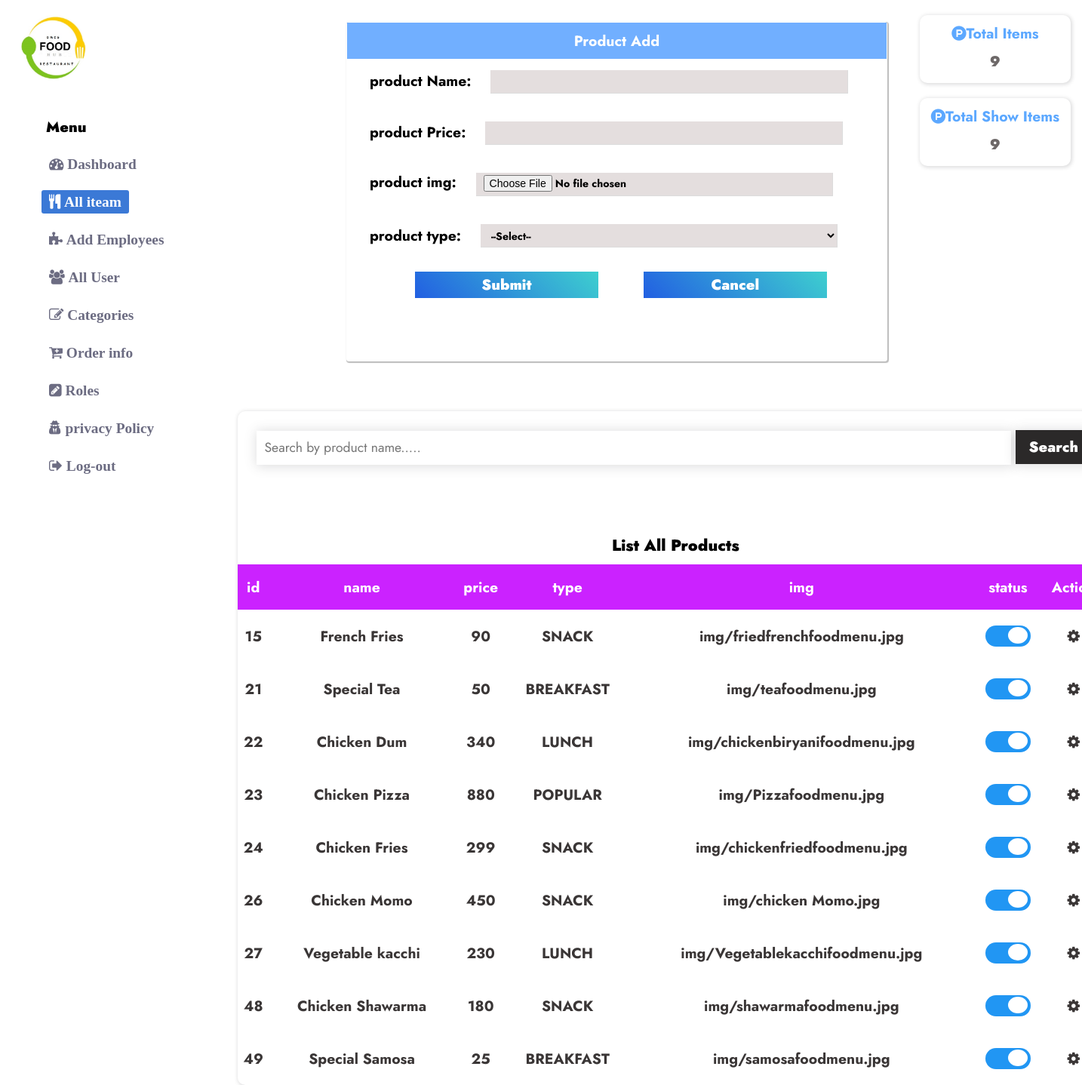
The page /Views/adminproduct.php?eid=23 on the database its author committed.
### tables this page shows
CREATE TABLE `producttb` (
  `id` int(15) NOT NULL,
  `product_name` varchar(25) NOT NULL,
  `product_price` varchar(25) NOT NULL,
  `product_img` varchar(100) DEFAULT NULL,
  `product_type` varchar(20) DEFAULT NULL,
  `product_status` varchar(15) DEFAULT NULL
);

### Model(database)/productdatabase.php (called while the page is built, shortened)
<?php
class createDb
{
  public $tablename;
  public $con;
  public function __construct(
      $dbname="Newdb",
      $tablename="Productdb",
      $servername="localhost",
      $username="root",
      $password=""
  )
  {
     $this->tablename=$tablename;
     $this->con=mysqli_connect($servername,$username,$password);
     $sql="CREATE DATABASE IF NOT EXISTS $dbname";
     if(mysqli_query($this->con,$sql)){
         $this->con=mysqli_connect($servername,$username,$password,$dbname);
         $sql="CREATE TABLE IF NOT EXISTS $tablename
         ( id INT(15) NOT NULL AUTO_INCREMENT PRIMARY KEY,
         product_name VARCHAR(25) NOT NULL ,
         product_price VARCHAR(25) NOT NULL ,
         product_img VARCHAR(100),
         product_type VARCHAR(20),
         product_status VARCHAR(20)
         );";
}else
{
    return false;
}
  }
  public function getData()
  {
      $sql="SELECT *FROM $this->tablename";
      $result=mysqli_query($this->con,$sql);
      if(mysqli_num_rows($result)>0){
          return $result;
      }
  }
}
?>

### Views/adminproduct.php (the view, shortened to what this page needs)
<?php
require_once($_SERVER['DOCUMENT_ROOT'].'/Food-Hub-restaurant/Model(database)/productdatabase.php');
$database=new createDb("Productdb","ProductTB");
$rows=0;
$rowstatus=0;
?>
<!DOCTYPE html>
<html lang="en">
<head>
    <link rel="stylesheet" href="css/ALLPRODu.css">
</head>
<body>
<div>
    <?php include 'header-footer/adminnav.php';?>
</div>
<section id="Add-product">
<form action="./formcontrol/productmenu.php"class="sign-up-form" method="POST" enctype="multipart/form-data">
<div class="header">
<h1>Product Add</h1>
        </div>
<div class="addproduct">
    <label for="Cp"> product Name:</label>
    <input type="text" id="" name="productname" required=""><br><br>
    <label for="np">product Price:</label>
    <input type="text" id="np" name="productprice" required=""><br><br>
    <label for="np">product img:</label>
    <input type="file" id="np" name="imgfile" required=""><br><br>
    <label for="np">product type:</label>
    <select name="productType" class="selecttype">
        <option value="">--Select--</option>
    </select><br><br>
    <div style="display:flex;">
    <button class="send btn" >Submit</button>
    <button class="send btn"><a href="Adminproduct.php?eid= & type=" class="Additeam" style="color:white;">Cancel</a></button>
      </div>
      </div>
</form>
      </section>
      <section id="show-table">
          <div class="live-search">
        <input type="text" name="search-live" id="search-live" placeholder="Search by product name....." >
        <button>Search</button>
        </div><br/>
        <div id="result-search"></div><br/>
        <div style="text-align: center; font-size: 1.2rem; font-weight: 900; margin: 10px;">List All Products</div>
        <table class="list-table">
          <tr class="list-td">
            <th>id</th>
            <th>name</th>
            <th>price</th>
            <th>type</th>
            <th>img</th>
            <th>status</th>
            <th>Action</th>
          </tr>
          <?php
                      $result=$database->getData();
                      while ($row=mysqli_fetch_assoc($result)){
                      $a=$row['id'];
                      $b=$row['product_name'];
                      $c=$row['product_price'];
                      $d=$row['product_img'];
                      $f=$row['product_type'];
                      $g=$row['product_status'];
                      if($g== "on"){$x="checked"; $rowstatus++;}
                      else{$x="";}
                      $rows=$rows+1;
                        echo"
                        <tr class='list-tr'>
                        <td>$a</td>
                        <td>$b</td>
                        <td>$c</td>
                        <td>$f</td>
                        <td>$d</td>
                        <td><label class='switch'>
                      <input type='checkbox'  onclick='status($a)' id='check' $x >
                      <span class='slider round'></span>
                    </label></td>
                    <td class='setting'><i class='fa fa-cog' aria-hidden='true'></i>
                    <div class='edit-delet'>
                    <div style=' '> <a href='Adminproduct.php?eid=$a & type=block'><input type='submit' value='Edit' style='cursor: pointer; background:none; border:none;' onclick='edits()' id='check'></a></div>
                        <div style=' '> <input type='submit' value='Delete' style='cursor: pointer; background:none; border:none;' onclick='deletes($a)' id='check'></div>
                    </div>
                      </tr>
                        ";
                      }
                        ?>
        </table>
</section>
<section id="t-i">
<div class="total-iteam">
<h3><i class="fa fa-product-hunt" aria-hidden="true"></i>Total Items</h3>
  <p><?php echo $rows;?></p>
 </div>
 <div class="total-iteam">
<h3><i class="fa fa-product-hunt" aria-hidden="true"></i>Total Show Items</h3>
  <p><?php echo $rowstatus;?></p>
 </div>
 </section>
</body>
</html>

### Views/css/ALLPRODu.css (style rules this page uses)
* { margin-top: 0; text-decoration: none; list-style: none; box-sizing: border-box; font-family: 'Jost', sans-serif; font-size: 1.1rem; }
body { width: 100%; background: #ffffff; padding: 0; display: grid; transition: .5s; }
a { text-decoration: none; color: black; }
#Add-product { width: 50%; height: 450px; background-color: #FFFFFF; border: 1px solid #ffffff; box-shadow: 1px 1px 1px 1px rgba(134, 134, 134, 0.548); position: absolute; left: 32%; top:2vw; border-radius: 3px; }
.header h1 { margin: 0px; padding: 0px; background-color: #71afff; text-align: center; font-weight:bold; color: #ffffff; padding: 10px; }
.addproduct { font-weight: bolder; font-size: 1.1rem; padding: 10px; margin-left: 20px; }
.addproduct input ,.selecttype { width: 70%; height: 30px; background-color: rgb(228, 222, 222); border: none; outline: none; border: none; box-shadow: .5px .5px .5px .5px rgba(161, 161, 161, 0.37); font-size: .8rem; color: rgb(0, 0, 0); font-weight:700; padding-left:10px; margin: 5px; margin-left: 20px; padding-top: 3px; }
.btn { width: 36%; border: none; outline: none; height: 35px; color: rgb(255, 255, 255); font-weight: 600; margin-left: 60px; cursor: pointer; transition: 0.5s; font-weight: 900; background-image: linear-gradient(45deg,rgb(34, 95, 226),rgb(62, 207, 207)); float: left; }
#show-table { position: absolute; left: 22%; top:38vw; background-color: rgb(255, 255, 255); box-shadow: rgba(82, 82, 85, 0.2) 1px 1px 5px 1px; border-radius: 10px; }
.list-table { width:1150px; height: 150px; text-align: center; padding: 20px; border-collapse: collapse; border-spacing: 0; }
.list-td { height: 60px; background-color: rgb(203, 34, 255); color: rgb(255, 255, 255); }
.list-tr { height: 70px; color: rgb(58, 54, 54); font-weight: 700; }
.switch { position: relative; display: inline-block; width: 60px; height: 28px; }
.slider { position: absolute; cursor: pointer; top: 0; left: 0; right: 0; bottom: 0; background-color: #ccc; -webkit-transition: .4s; transition: .4s; }
.slider:before { position: absolute; content: ""; height: 22px; width: 26px; left: 4px; bottom: 4px; background-color: white; -webkit-transition: .4s; transition: .4s; }
input:checked + .slider { background-color: #2196F3; }
input:checked + .slider:before { -webkit-transform: translateX(26px); -ms-transform: translateX(26px); transform: translateX(26px); }
.slider.round { border-radius: 34px; }
.slider.round:before { border-radius: 50%; }
#t-i { position: absolute; left: 85%; }
.total-iteam { width: 200px; height: 90px; background-color: rgb(255, 255, 255); border-radius: 10px; text-align: center; margin-top: 20px; padding: 10px; box-shadow: rgba(82, 82, 85, 0.2) 1px 1px 5px 1px; }
.total-iteam h3 { color: rgb(92, 168, 255); }
.total-iteam p { margin-top: -10px; font-weight: 900; color: rgb(109, 104, 104); }
.live-search { width: 1150px; padding: 20px; background-color: rgb(255, 255, 255); position: relative; margin: 5px; }
.live-search input { width: 1000px; height: 45px; padding-left: 10px; border: none; outline: none; font-size: 1rem; box-shadow: rgba(82, 82, 85, 0.2) 1px 1px 15px 1px; }
.live-search button { width: 100px; height: 45px; background-color: rgb(43, 41, 41); color: rgb(255, 255, 255); font-size: 1.1rem; box-shadow: rgba(82, 82, 85, 0.2) 1px 1px 15px 1px; cursor: pointer; border: none; font-weight: 900; }

### rows shown on the page
producttb: id "15", product_name "French Fries", product_price "90", product_type "SNACK", product_img "img/friedfrenchfoodmenu.jpg"
producttb: id "21", product_name "Special Tea", product_price "50", product_type "BREAKFAST", product_img "img/teafoodmenu.jpg"
producttb: id "22", product_name "Chicken Dum", product_price "340", product_type "LUNCH", product_img "img/chickenbiryanifoodmenu.jpg"
producttb: id "23", product_name "Chicken Pizza", product_price "880", product_type "POPULAR", product_img "img/Pizzafoodmenu.jpg"
producttb: id "24", product_name "Chicken Fries", product_price "299", product_type "SNACK", product_img "img/chickenfriedfoodmenu.jpg"
producttb: id "26", product_name "Chicken Momo", product_price "450", product_type "SNACK", product_img "img/chicken Momo.jpg"
producttb: id "27", product_name "Vegetable kacchi", product_price "230", product_type "LUNCH", product_img "img/Vegetablekacchifoodmenu.jpg"
producttb: id "48", product_name "Chicken Shawarma", product_price "180", product_type "SNACK", product_img "img/shawarmafoodmenu.jpg"
producttb: id "49", product_name "Special Samosa", product_price "25", product_type "BREAKFAST", product_img "img/samosafoodmenu.jpg"

### other values the page prints
$rows "9"
$rowstatus "9"
